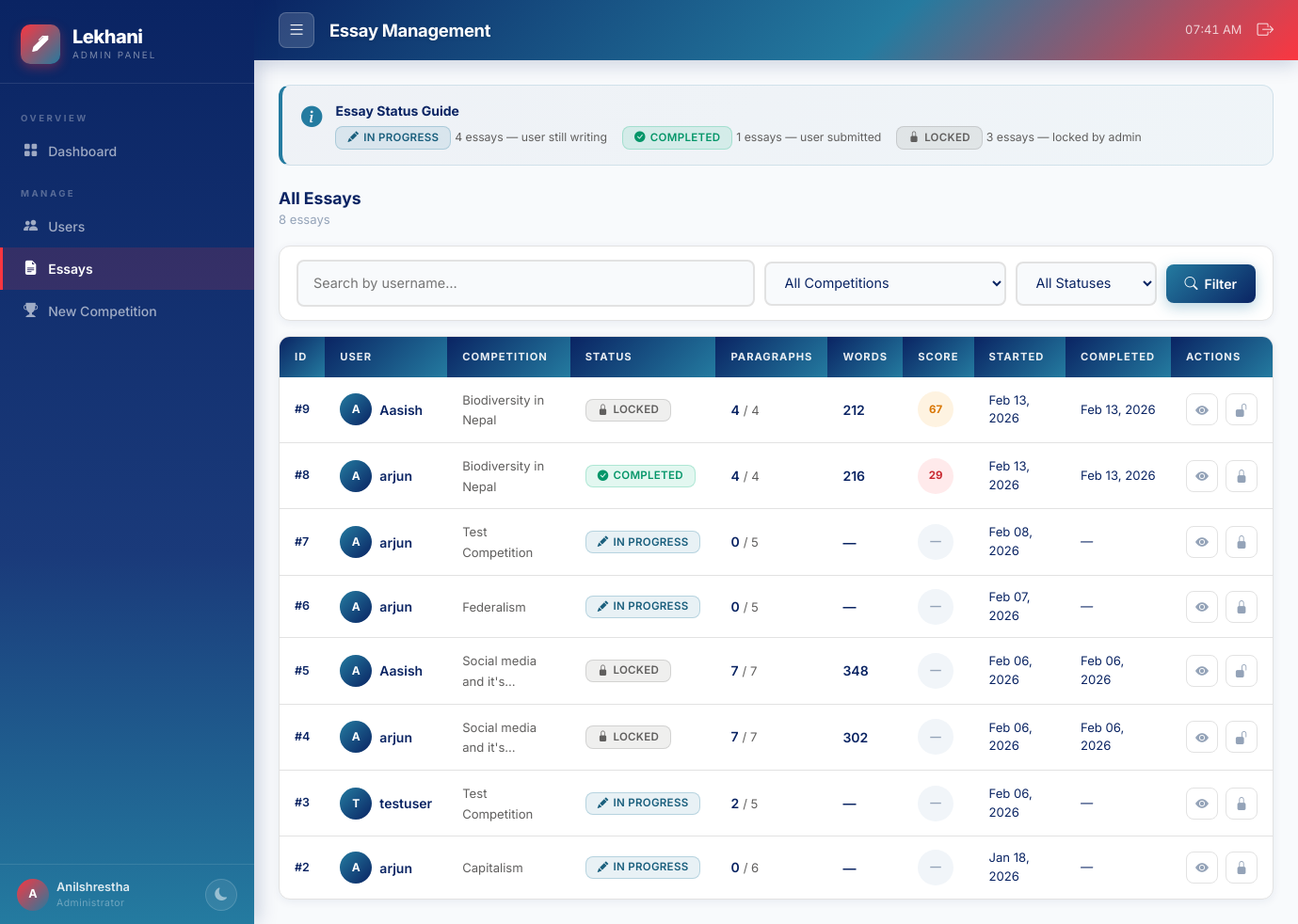
/custom-admin/essays/ (signed in), run on an earlier commit of the app's database.
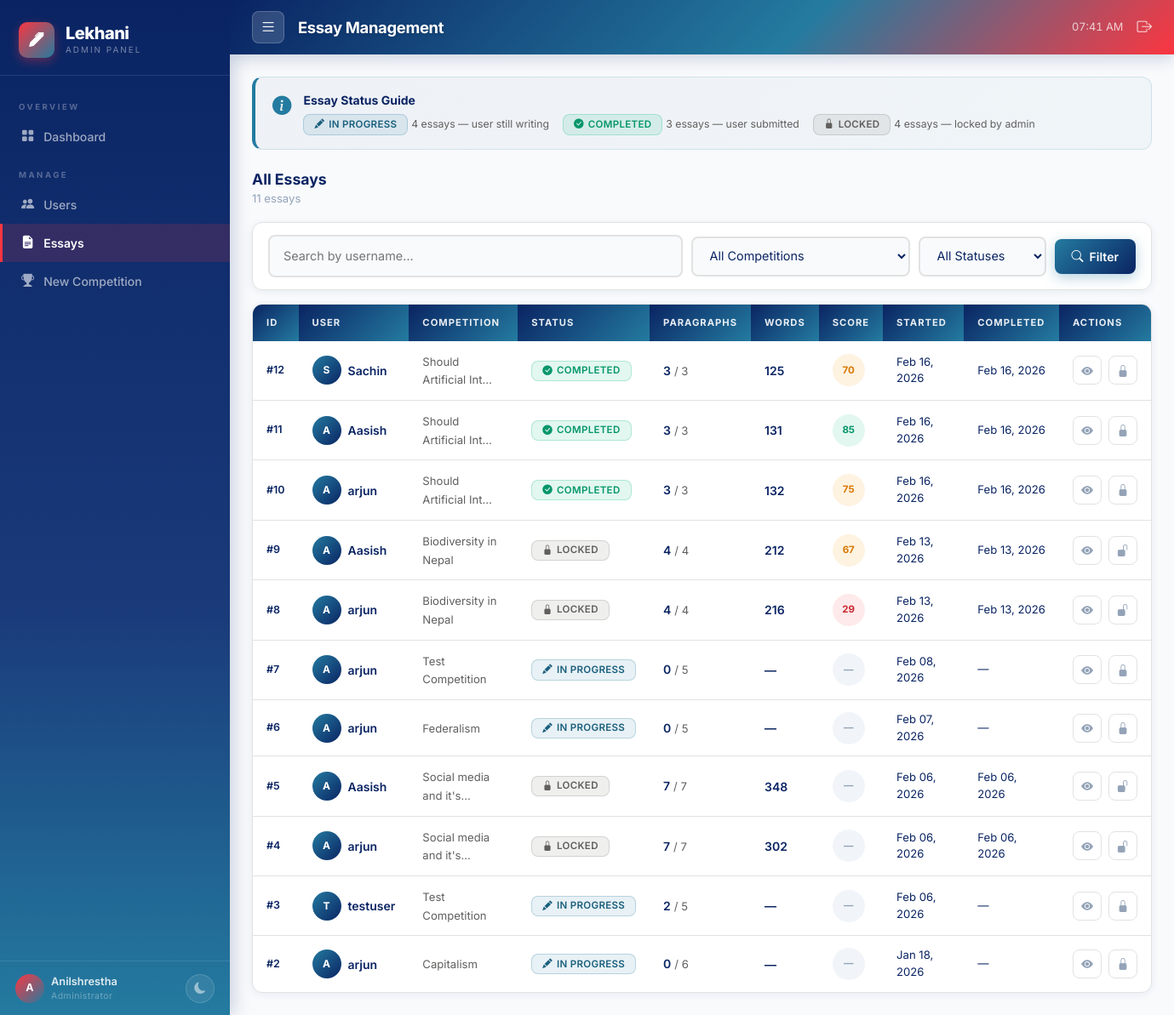
And on a later commit of the database.
### competition/models.py (models this page shows, shortened)
class Essay(models.Model):
    STATUS_CHOICES = [
        ('in_progress', 'In Progress'),
        ('completed', 'Completed'),
        ('locked', 'Locked'),
    ]
    user = models.ForeignKey(User, on_delete=models.CASCADE, related_name='essays')
    competition = models.ForeignKey(Competition, on_delete=models.CASCADE, related_name='essays')
    status = models.CharField(max_length=15, choices=STATUS_CHOICES, default='in_progress')
    started_at = models.DateTimeField(auto_now_add=True)
    completed_at = models.DateTimeField(null=True, blank=True)
    word_count = models.PositiveIntegerField(default=0)
    grammar_errors = models.PositiveIntegerField(default=0)
    spelling_errors = models.PositiveIntegerField(default=0)
    grammar_score = models.PositiveIntegerField(default=100)
    final_score = models.FloatField(default=0)   # ⭐ NEW FIELD
    class Meta:
        ordering = ['-started_at']
        unique_together = ['user', 'competition']
        verbose_name = 'Essay'
        verbose_name_plural = 'Essays'

class Competition(models.Model):
    title = models.CharField(max_length=200)
    description = models.TextField()
    start_date = models.DateTimeField()
    end_date = models.DateTimeField()
    max_paragraphs = models.PositiveIntegerField()
    created_at = models.DateTimeField(auto_now_add=True)
    updated_at = models.DateTimeField(auto_now=True)
    class Meta:
        ordering = ['-start_date']
        verbose_name = 'Competition'
        verbose_name_plural = 'Competitions'

### custom_admin/views.py (the view)
# urls.py: path('essays/',                views.essays,             name='essays'),
@login_required
@admin_required
def essays(request):
    qs = (
        Essay.objects
        .select_related('user', 'competition')
        .prefetch_related('paragraphs')   # related_name='paragraphs'
        .order_by('-started_at')          # Essay.started_at field
    )
    q           = request.GET.get('q', '').strip()
    status      = request.GET.get('status', '').strip()
    comp_filter = request.GET.get('competition', '').strip()
    if q:
        qs = qs.filter(user__username__icontains=q)
    if status in ('in_progress', 'completed', 'locked'):
        qs = qs.filter(status=status)
    if comp_filter.isdigit():
        qs = qs.filter(competition__pk=int(comp_filter))
    paginator   = Paginator(qs, 20)
    essays_page = paginator.get_page(request.GET.get('page', 1))
    competitions = Competition.objects.order_by('title')
    summary = {
        'in_progress': Essay.objects.filter(status='in_progress').count(),
        'completed':   Essay.objects.filter(status='completed').count(),
        'locked':      Essay.objects.filter(status='locked').count(),
    }
    return render(request, 'custom_admin/essays.html', {
        'essays':        essays_page,
        'competitions':  competitions,
        'search_query':  q,
        'status_filter': status,
        'comp_filter':   comp_filter,
        'total_count':   paginator.count,
        'summary':       summary,
    })

### custom_admin/templates/custom_admin/essays.html (shortened to what this page needs)
{% extends "custom_admin/base.html" %}
{% block page_title %}Essay Management{% endblock %}
{% block active_essays %}active{% endblock %}
{% block content %}
<div class="info-box mb-4">
  <div class="info-box-icon"><i class="bi bi-info-circle-fill"></i></div>
  <div>
    <strong style="color:var(--ink);display:block;margin-bottom:6px;">Essay Status Guide</strong>
    <div class="d-flex flex-wrap gap-3">
      <span><span class="badge badge-progress"><i class="bi bi-pencil-fill"></i> In Progress</span> <small>{{ summary.in_progress }} essays — user still writing</small></span>
      <span><span class="badge badge-completed"><i class="bi bi-check-circle-fill"></i> Completed</span> <small>{{ summary.completed }} essays — user submitted</small></span>
      <span><span class="badge badge-locked"><i class="bi bi-lock-fill"></i> Locked</span> <small>{{ summary.locked }} essays — locked by admin</small></span>
    </div>
  </div>
</div>
<div class="page-header">
  <div>
    <h2 class="section-title">All Essays</h2>
    <p class="page-subtitle">
      {{ total_count }} essay{{ total_count|pluralize }}
    </p>
  </div>
</div>
<form method="get" id="filterForm">
  <div class="filter-bar">
    <div class="flex-grow-1" style="min-width:180px;">
      <input type="text" name="q" class="ca-input" placeholder="Search by username…" value="{{ search_query }}"/>
    </div>
    <div style="min-width:180px;">
      <select name="competition" class="ca-select" onchange="document.getElementById('filterForm').submit()">
        <option value="">All Competitions</option>
      </select>
    </div>
    <div style="min-width:150px;">
      <select name="status" class="ca-select" onchange="document.getElementById('filterForm').submit()">
        <option value="">All Statuses</option>
      </select>
    </div>
    <button type="submit" class="btn-navy"><i class="bi bi-search"></i> Filter</button>
  </div>
</form>
<div class="ca-table-wrap">
  <table class="ca-table">
    <thead>
      <tr>
        <th>ID</th>
        <th>User</th>
        <th>Competition</th>
        <th>Status</th>
        <th>Paragraphs</th>
        <th>Words</th>
        <th>Score</th>
        <th>Started</th>
        <th>Completed</th>
        <th>Actions</th>
      </tr>
    </thead>
    <tbody>
      {% for essay in essays %}
      <tr id="essay-row-{{ essay.pk }}">
        <td class="row-num">#{{ essay.pk }}</td>
        <td>
          <div class="d-flex align-items-center gap-2">
            <div class="avatar">{{ essay.user.username|first|upper }}</div>
            <span class="fw-600" style="font-size:.875rem;">{{ essay.user.username }}</span>
          </div>
        </td>
        <td style="max-width:150px;">
          <span class="text-muted-sm" title="{{ essay.competition.title }}">{{ essay.competition.title|truncatechars:22 }}</span>
        </td>
        <td>
          <span class="badge {% if essay.status == 'in_progress' %}badge-progress{% elif essay.status == 'completed' %}badge-completed{% else %}badge-locked{% endif %}"
                id="status-badge-{{ essay.pk }}">
            {% if essay.status == 'in_progress' %}<i class="bi bi-pencil-fill"></i> In Progress
            {% elif essay.status == 'completed' %}<i class="bi bi-check-circle-fill"></i> Completed
            {% else %}<i class="bi bi-lock-fill"></i> Locked{% endif %}
          </span>
        </td>
        <td>
          <span class="fw-600" style="font-size:.875rem;">{{ essay.paragraphs.count }}</span>
          <span class="text-muted-sm"> / {{ essay.competition.max_paragraphs }}</span>
        </td>
        <td class="fw-600" style="font-size:.875rem;">{{ essay.word_count|default:"—" }}</td>
        <td>
          {% if essay.final_score %}
          {% with s=essay.final_score %}
          <div class="score-circle {% if s >= 80 %}score-high{% elif s >= 60 %}score-mid{% else %}score-low{% endif %}">
            {{ s|floatformat:0 }}
          </div>
          {% endwith %}
          {% else %}
          <div class="score-circle score-none">—</div>
          {% endif %}
        </td>
        <td class="text-muted-sm">{{ essay.started_at|date:"M d, Y" }}</td>
        <td class="text-muted-sm">
          {% if essay.completed_at %}{{ essay.completed_at|date:"M d, Y" }}
          {% else %}<span style="font-style:italic;">—</span>{% endif %}
        </td>
        <td>
          <div class="d-flex gap-2">
            <button class="btn-icon view-essay-btn"
                    data-essay-id="{{ essay.pk }}"
                    data-url="{% url 'custom_admin:essay_detail' essay.pk %}"
                    title="View Essay">
              <i class="bi bi-eye-fill"></i>
            </button>
            {% if essay.status == 'locked' %}
            <button class="btn-icon btn-unlock lock-btn"
                    id="lock-btn-{{ essay.pk }}"
                    data-essay-id="{{ essay.pk }}"
                    data-action="unlock"
                    data-url="{% url 'custom_admin:essay_action' %}"
                    title="Unlock Essay">
              <i class="bi bi-unlock-fill"></i>
            </button>
            {% else %}
            <button class="btn-icon btn-lock lock-btn"
                    id="lock-btn-{{ essay.pk }}"
                    data-essay-id="{{ essay.pk }}"
                    data-action="lock"
                    data-url="{% url 'custom_admin:essay_action' %}"
                    title="Lock Essay">
              <i class="bi bi-lock-fill"></i>
            </button>
            {% endif %}
          </div>
        </td>
      </tr>
      {% endfor %}
    </tbody>
  </table>
</div>
{% endblock %}

### custom_admin/templates/custom_admin/base.html (shortened to what this page needs)
<!DOCTYPE html>
<html lang="en" data-theme="light">
<head>
  <link href="https://cdn.jsdelivr.net/npm/bootstrap@5.3.2/dist/css/bootstrap.min.css" rel="stylesheet"/>
  <link href="https://cdn.jsdelivr.net/npm/bootstrap-icons@1.11.3/font/bootstrap-icons.min.css" rel="stylesheet"/>
  {% load static %}
  <link rel="stylesheet" href="{% static 'custom_admin/css/admin.css' %}"/>
</head>
<body>
<aside id="sidebar">
  <div class="sidebar-brand">
    <span class="brand-icon"><i class="bi bi-pen-fill"></i></span>
    <div>
      <div class="brand-name">Lekhani</div>
      <div class="brand-sub">Admin Panel</div>
    </div>
  </div>
  <nav class="sidebar-nav">
    <div class="nav-section-label">Overview</div>
    <a href="{% url 'custom_admin:dashboard' %}" class="nav-item {% block active_dashboard %}{% endblock %}">
      <i class="bi bi-grid-fill"></i><span>Dashboard</span>
    </a>
    <div class="nav-section-label">Manage</div>
    <a href="{% url 'custom_admin:users' %}" class="nav-item {% block active_users %}{% endblock %}">
      <i class="bi bi-people-fill"></i><span>Users</span>
    </a>
    <a href="{% url 'custom_admin:essays' %}" class="nav-item {% block active_essays %}{% endblock %}">
      <i class="bi bi-file-earmark-text-fill"></i><span>Essays</span>
    </a>
    <a href="{% url 'custom_admin:create_competition' %}" class="nav-item {% block active_competitions %}{% endblock %}">
      <i class="bi bi-trophy-fill"></i><span>New Competition</span>
    </a>
  </nav>
  <div class="sidebar-footer">
    <div class="d-flex align-items-center gap-2 min-w-0">
      <div class="user-avatar">{{ request.user.username|first|upper }}</div>
      <div class="min-w-0">
        <div class="user-name">{{ request.user.username }}</div>
        <div class="user-role">Administrator</div>
      </div>
    </div>
    <button class="theme-btn" id="themeToggle" title="Toggle dark mode">
      <i class="bi bi-moon-fill" id="themeIcon"></i>
    </button>
  </div>
</aside>
<div id="main-wrap">
  <header id="topbar">
    <div class="d-flex align-items-center gap-3">
      <button id="sidebarToggle" class="sidebar-toggle-btn">
        <i class="bi bi-list"></i>
      </button>
      <h1 class="topbar-title">{% block page_title %}Dashboard{% endblock %}</h1>
    </div>
    <div class="d-flex align-items-center gap-3">
      <span class="topbar-time" id="liveClock"></span>
      <a href="{% url 'logout' %}" class="topbar-logout" title="Logout">
        <i class="bi bi-box-arrow-right"></i>
      </a>
    </div>
  </header>
  <main id="content">
    {% block content %}{% endblock %}
  </main>
</div>
{% load static %}
</body>
</html>

What changed in the data, as far as the page shows it:
added Essay: pk "12", user.username|first "S", user.username "Sachin", competition "Should Artificial Int…", status "completed" (drawn), paragraphs.count "3", competition.max_paragraphs "3", word_count "125", final_score "70", started_at "Feb 16, 2026", completed_at "Feb 16, 2026"
added Essay: pk "11", user.username|first "A", user.username "Aasish", competition "Should Artificial Int…", status "completed" (drawn), paragraphs.count "3", competition.max_paragraphs "3", word_count "131", final_score "85", started_at "Feb 16, 2026", completed_at "Feb 16, 2026"
added Essay: pk "10", user.username|first "A", user.username "arjun", competition "Should Artificial Int…", status "completed" (drawn), paragraphs.count "3", competition.max_paragraphs "3", word_count "132", final_score "75", started_at "Feb 16, 2026", completed_at "Feb 16, 2026"
changed Essay id 8: status "COMPLETED" → "LOCKED"
Also different on the page:
{{ summary.completed }}: "1" → "3"
{{ summary.locked }}: "3" → "4"
{{ total_count }}: "8" → "11"
